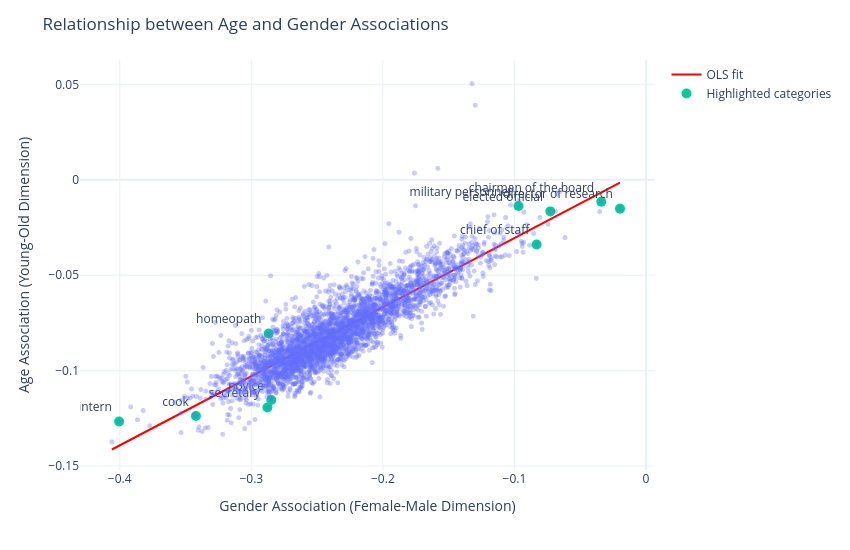

The code cell stored with this chart in its notebook:
### Markdown cell above
### Interactive Scatter Plot (Plotly)

This cell recreates the previous Age–Gender scatter plot as an **interactive Plotly figure**.
Points show **gender.main** vs **age.main**, with hover tooltips displaying the corresponding
**Social.Category** and numeric values. An OLS trend line is added for the overall relationship,
and the predefined highlighted categories are overlaid with larger markers and text labels.

### Code cell
fig = px.scatter(
    df,
    x=x_col,
    y=y_col,
    hover_name=label_col,
    hover_data={x_col:":.3f", y_col:":.3f", "highlight": False},
    opacity=0.35,
)

fig.update_traces(marker=dict(size=5), selector=dict(mode="markers"))

m, b = np.polyfit(df[x_col].to_numpy(), df[y_col].to_numpy(), 1)
x_line = np.linspace(df[x_col].min(), df[x_col].max(), 200)
y_line = m * x_line + b

fig.add_scatter(
    x=x_line,
    y=y_line,
    mode="lines",
    line=dict(color="red", width=2),
    name="OLS fit",
)


hi = df[df["highlight"]].copy()

fig.add_scatter(
    x=hi[x_col],
    y=hi[y_col],
    mode="markers+text",
    text=hi[label_col],
    textposition="top left",
    marker=dict(size=10),
    name="Highlighted categories",
)

fig.update_layout(
    title="Relationship between Age and Gender Associations",
    xaxis_title="Gender Association (Female-Male Dimension)",
    yaxis_title="Age Association (Young-Old Dimension)",
    template="plotly_white",
    width=850,
    height=550,
)

fig

### Figure 1 — Plotly figure (JSON) as saved in the notebook; plotly's stock layout.template omitted (floating-point values rounded to 4 significant figures; data arrays with more than 128 entries replaced by an {"elided": "..."} marker saying what was removed)
{"data": [{"customdata": {"elided": "3495x1 bool values"}, "hovertemplate": "<b>%{hovertext}</b><br><br>gender.main=%{x:.3f}<br>age.main=%{y:.3f}<extra></extra>", "hovertext": {"elided": "3495 str values"}, "legendgroup": "", "marker": {"color": "#636efa", "opacity": 0.35, "size": 5, "symbol": "circle"}, "mode": "markers", "name": "", "showlegend": false, "type": "scattergl", "x": {"elided": "3495 float values"}, "xaxis": "x", "y": {"elided": "3495 float values"}, "yaxis": "y"}, {"line": {"color": "red", "width": 2}, "mode": "lines", "name": "OLS fit", "type": "scatter", "x": {"elided": "200 float values"}, "y": {"elided": "200 float values"}}, {"marker": {"size": 10}, "mode": "markers+text", "name": "Highlighted categories", "text": ["chairman of the board", "chief of staff", "cook", "director of research", "elected official", "homeopath", "intern", "military personnel", "novice", "secretary"], "textposition": "top left", "type": "scatter", "x": [-0.03396, -0.08315, -0.3421, -0.01975, -0.0727, -0.2868, -0.4005, -0.09693, -0.2848, -0.2878], "y": [-0.01151, -0.03388, -0.1237, -0.01516, -0.01656, -0.0805, -0.1266, -0.01371, -0.1154, -0.1193]}], "layout": {"height": 550, "legend": {"tracegroupgap": 0}, "margin": {"t": 60}, "title": {"text": "Relationship between Age and Gender Associations"}, "width": 850, "xaxis": {"anchor": "y", "domain": [0, 1], "title": {"text": "Gender Association (Female-Male Dimension)"}}, "yaxis": {"anchor": "x", "domain": [0, 1], "title": {"text": "Age Association (Young-Old Dimension)"}}}}
